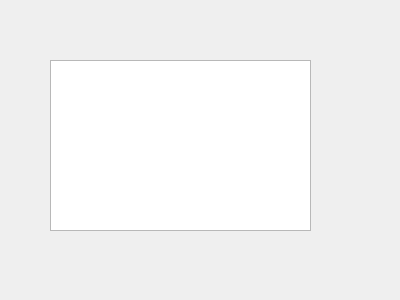
<?xml version="1.0" encoding="UTF-8"?>
<ui version="4.0">
 <class>QFormDoc</class>
 <widget class="QWidget" name="QFormDoc">
  <property name="geometry">
   <rect>
    <x>0</x>
    <y>0</y>
    <width>400</width>
    <height>300</height>
   </rect>
  </property>
  <property name="windowTitle">
   <string>Form</string>
  </property>
  <widget class="QPlainTextEdit" name="plainTextEdit">
   <property name="geometry">
    <rect>
     <x>50</x>
     <y>60</y>
     <width>261</width>
     <height>171</height>
    </rect>
   </property>
  </widget>
  <action name="actOpen">
   <property name="icon">
    <iconset resource="res.qrc">
     <normaloff>:/images/images/122.bmp</normaloff>:/images/images/122.bmp</iconset>
   </property>
   <property name="text">
    <string>打开</string>
   </property>
   <property name="toolTip">
    <string>打开文件</string>
   </property>
  </action>
  <action name="actCut">
   <property name="icon">
    <iconset resource="res.qrc">
     <normaloff>:/images/images/200.bmp</normaloff>:/images/images/200.bmp</iconset>
   </property>
   <property name="text">
    <string>剪切</string>
   </property>
   <property name="toolTip">
    <string>剪切</string>
   </property>
   <property name="shortcut">
    <string>Ctrl+X</string>
   </property>
  </action>
  <action name="actCopy">
   <property name="icon">
    <iconset resource="res.qrc">
     <normaloff>:/images/images/202.bmp</normaloff>:/images/images/202.bmp</iconset>
   </property>
   <property name="text">
    <string>复制</string>
   </property>
   <property name="toolTip">
    <string>复制</string>
   </property>
   <property name="shortcut">
    <string>Ctrl+C</string>
   </property>
  </action>
  <action name="actPaste">
   <property name="icon">
    <iconset resource="res.qrc">
     <normaloff>:/images/images/204.bmp</normaloff>:/images/images/204.bmp</iconset>
   </property>
   <property name="text">
    <string>粘贴</string>
   </property>
   <property name="toolTip">
    <string>粘贴</string>
   </property>
   <property name="shortcut">
    <string>Ctrl+V</string>
   </property>
  </action>
  <action name="actFont">
   <property name="icon">
    <iconset resource="res.qrc">
     <normaloff>:/images/images/506.bmp</normaloff>:/images/images/506.bmp</iconset>
   </property>
   <property name="text">
    <string>字体</string>
   </property>
   <property name="toolTip">
    <string>设置字体</string>
   </property>
  </action>
  <action name="actClose">
   <property name="icon">
    <iconset resource="res.qrc">
     <normaloff>:/images/images/132.bmp</normaloff>:/images/images/132.bmp</iconset>
   </property>
   <property name="text">
    <string>关闭</string>
   </property>
   <property name="toolTip">
    <string>关闭本窗口</string>
   </property>
  </action>
  <action name="actUndo">
   <property name="icon">
    <iconset resource="res.qrc">
     <normaloff>:/images/images/206.bmp</normaloff>:/images/images/206.bmp</iconset>
   </property>
   <property name="text">
    <string>撤销</string>
   </property>
   <property name="toolTip">
    <string>撤销编辑操作</string>
   </property>
   <property name="shortcut">
    <string>Ctrl+Z</string>
   </property>
  </action>
  <action name="actRedo">
   <property name="icon">
    <iconset resource="res.qrc">
     <normaloff>:/images/images/208.bmp</normaloff>:/images/images/208.bmp</iconset>
   </property>
   <property name="text">
    <string>重复</string>
   </property>
   <property name="toolTip">
    <string>重复编辑操作</string>
   </property>
  </action>
 </widget>
 <resources>
  <include location="res.qrc"/>
 </resources>
 <connections/>
</ui>
